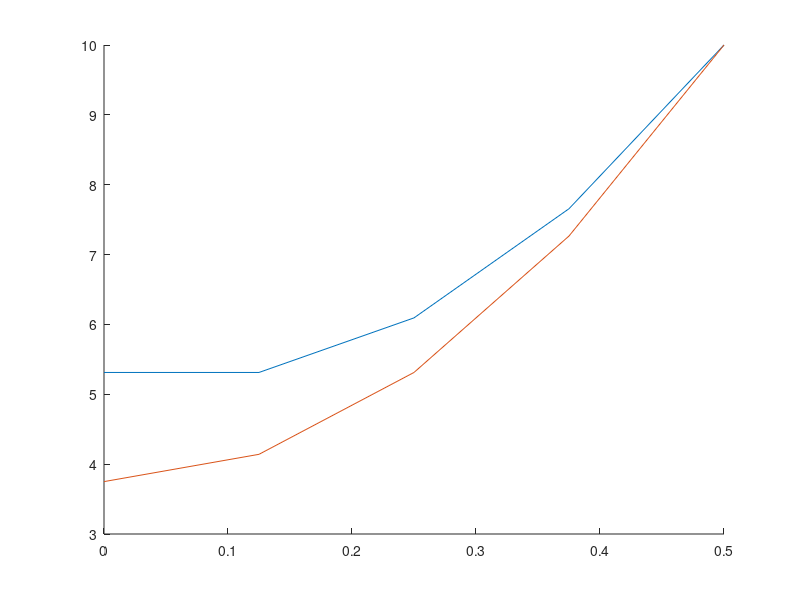

Write MATLAB code to recreate this figure. (Note: this script raises an error after producing the figure.)
clc;
clear all;
Ce=10;
R=0.5;
k=4*10^(-9);
s= 10^(-8);
Deff= 10^(-10);

N=[4 40 100 400 4000 40000];


for e =1:6
    dr=R/N(e);



    d1= (Deff)/(dr^2);
    d2= Deff/dr;
    
    K=sparse(N(e)+1,N(e)+1);
    F=zeros(N(e)+1,1);
    
    C0=0;
%  neumann boundary condition forward approximation 
    K(1,1)=-1;
    K(1,2)=1;
    
    K(N(e)+1,N(e)+1)=1;
    
    F(1,1)=0;
    F(N(e)+1,1)=Ce;

    for i = 2:N(e);
            K(i,i-1:i+1) = [d1 -2*d1-d2/(dr*(i-1)) d1+d2/(dr*(i-1))];
            F(i,1) = s;
    end
    
    U=K\F;
    
    x=0:dr:R;
    figure(e)
    hold on
    plot(x,U,'DisplayName','numerical solution')
    
    
    X= (1/4).*(s./Deff).*(x.^2-R^2)+Ce;
    plot(x,X,'DisplayName','analytical solution')
    
    title('Combine Plots N=',N(e))
    xlabel('r-values')
    ylabel('y-values')
    
    hold off
    % initial value of norme 1 and 2 
    L_1 =1/(N(e)+1)*(abs(U(1)-X(1)));
    L_2=(1/(N(e)+1)*(abs(U(1)-X(1)))^2);
    % storing in a matrix the error to find the maximum for Linfinity
    store = [abs(U(1)-X(1))];
    % applying the sum and concatination of matrices
    for j=2:N(e)+1
        L_1=L_1+ 1/(N(e)+1)*(abs(U(j)-X(j)));
        L_2=L_2+ (1/(N(e)+1)*(abs(U(j)-X(j)))^2);
        
        store(j)=[abs(U(j)-X(j))];
       
    end
    % displaying the norms
    Lf_1(e)=L_1
    Lf_2(e)=L_2^0.5
    Lf_3(e)=max(store)
   
   
end
dr=R./N
figure(7)
p1=log(Lf_1)./log(dr)
p2=log(Lf_2)./log(dr)
p3=log(Lf_3)./log(dr)
hold on

loglog(dr,Lf_1,'DisplayName','L1')
loglog(dr,Lf_2,'DisplayName','L2')
loglog(dr,Lf_3,'DisplayName','L3')
title('log L vs log dr')
xlabel('log dr')
ylabel('log L')
hold off

